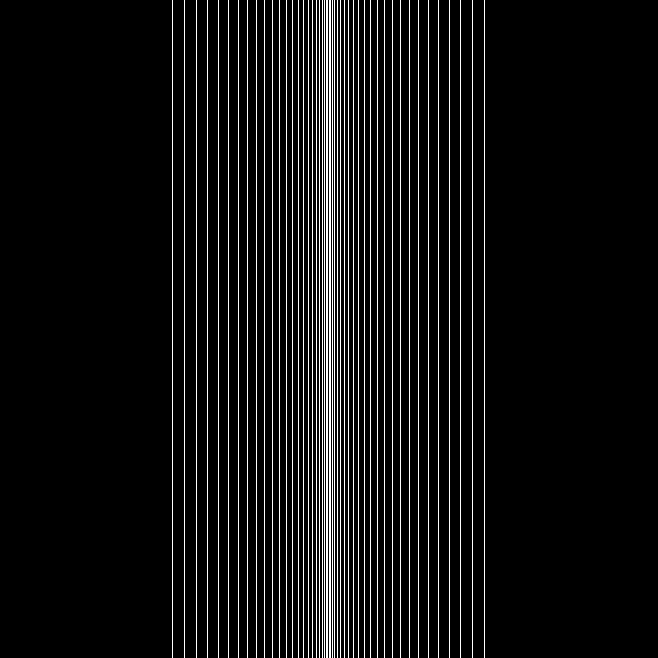
#> input picture data/GTs/AASS.png, 658 x 658 px
$ python -i line_profile_resolution.py   (imports and definitions only)
#> lines starting #> are read from the running program, lines starting #| are printed output that depends on the picture; after the words box and inside, x2 and y2 are one past the last pixel; in counts of white or black regions, pixels touching at a corner belong together
"""
line_profile_resolution.py

Two ways to measure resolution from a microscopy image, as commonly reported
in super-resolution papers:

1. LINE PROFILE (local): click two points across a point source (PSF) or
   across two adjacent structures, fit Gaussian(s) to the intensity profile,
   and report FWHM or peak separation. Interactive class: InteractiveLineProfiler.

2. FRC - Fourier Ring Correlation (global, whole-image): compares two
   independent images/reconstructions of the same field of view in Fourier
   space and reports the spatial frequency beyond which they no longer agree.
   See the module docstring of compute_frc() for the theory. Convenience
   function: measure_frc().

Requirements: numpy, torch, scipy, matplotlib, Pillow (and tifffile for .tif)

--------------------------------------------------------------------------
JUPYTER NOTEBOOK USAGE (interactive line profile)
--------------------------------------------------------------------------
    # In the first cell (only needed once per kernel):
    #   pip install ipympl
    %matplotlib widget

    from line_profile_resolution import load_image, InteractiveLineProfiler
    from pathlib import Path

    img = load_image(Path("cell.tif"))

    lp = InteractiveLineProfiler(img, mode="single-peak", pixel_size=100, unit="nm")
    lp.show()

    # -> A figure appears. Click two points on the LEFT panel to define the
    #    line (e.g. across a bead, or across two adjacent puncta).
    # -> Click "Measure". The fit + FWHM (or peak separation) appear on the
    #    RIGHT panel and are printed below the cell.
    # -> Click "Reset" to clear your points and pick a new line.
    # -> Results are always available afterwards as a dict: lp.results

    # For two adjacent structures instead of a single bead:
    lp2 = InteractiveLineProfiler(img, mode="two-peak", pixel_size=100, unit="nm")
    lp2.show()

If %matplotlib widget doesn't work (ipympl not installed / older Jupyter),
`%matplotlib notebook` is a (deprecated but often still working) fallback.
Plain `%matplotlib inline` will NOT work - it produces static, non-clickable
figures.

--------------------------------------------------------------------------
JUPYTER / SCRIPT USAGE (FRC, whole-image resolution)
--------------------------------------------------------------------------
    from line_profile_resolution import load_image, measure_frc
    from pathlib import Path

    img = load_image(Path("cell.tif"))

    # If you only have one image, it will be split into two independent
    # noisy realizations for you (see random_split_image for caveats):
    freq, frc_curve, resolution = measure_frc(img, pixel_size=100, unit="nm")

    # If you have two genuinely independent reconstructions of the same
    # field of view (e.g. odd/even-frame reconstructions from an SMLM
    # movie), pass both - this is the more rigorous option:
    img_odd  = load_image(Path("recon_odd_frames.tif"))
    img_even = load_image(Path("recon_even_frames.tif"))
    freq, frc_curve, resolution = measure_frc(img_odd, img_even, pixel_size=100, unit="nm")

--------------------------------------------------------------------------
COMMAND-LINE USAGE (non-interactive, for scripting/batch use)
--------------------------------------------------------------------------
    # Line profile with explicit coordinates:
    python line_profile_resolution.py line --image cell.tif --p1 120,80 --p2 180,80 \
        --mode single-peak --pixel-size 100 --unit nm

    # FRC from a single image (auto-split):
    python line_profile_resolution.py frc --image cell.tif --pixel-size 100 --unit nm

    # FRC from two independent images:
    python line_profile_resolution.py frc --image recon_odd.tif --image2 recon_even.tif \
        --pixel-size 100 --unit nm
"""

import argparse
from pathlib import Path

import matplotlib.pyplot as plt
import numpy as np
import torch
from matplotlib.widgets import Button
from scipy.optimize import curve_fit

# ---------------------------------------------------------------------------
# Image loading
# ---------------------------------------------------------------------------

# [65 lines left out: functions load_image, extract_line_profile, not called in this run]


# ---------------------------------------------------------------------------
# Gaussian fitting
# ---------------------------------------------------------------------------

def gaussian(x, amp, mu, sigma, offset):
    return offset + amp * np.exp(-0.5 * ((x - mu) / sigma) ** 2)


# [6 lines left out: function two_gaussians, not called in this run]


def fwhm_from_sigma(sigma):
    return 2.0 * np.sqrt(2.0 * np.log(2)) * sigma


# [36 lines left out: functions fit_single_peak, fit_two_peaks, not called in this run]


# ---------------------------------------------------------------------------
# Interactive line profiler (Jupyter / any interactive matplotlib backend)
# ---------------------------------------------------------------------------

class InteractiveLineProfiler:
    """
    Click-to-select line profile tool.

    Instantiate with an image, call .show(), click two points on the left
    panel, then click "Measure". See module docstring for a full example.
    """

    # [120 lines left out: functions __init__, show, _on_click, _on_reset, _on_measure, not called in this run]


# ---------------------------------------------------------------------------
# FRC - Fourier Ring Correlation (whole-image resolution)
# ---------------------------------------------------------------------------
#
# FRC compares two statistically INDEPENDENT images (or reconstructions) of
# the SAME underlying sample, in Fourier space, ring by ring (i.e. shell by
# shell of constant spatial frequency). At low spatial frequencies (coarse
# features) both images agree well because real signal dominates, so the
# correlation is close to 1. At high spatial frequencies (fine detail) the
# two images increasingly disagree because each has its own independent
# noise, so the correlation decays toward 0. The spatial frequency at which
# the FRC curve drops below a fixed threshold (1/7 is the standard criterion
# introduced for SMLM/super-resolution by Nieuwenhuizen et al. 2013,
# Nat. Methods) is taken as the resolution limit: beyond that frequency,
# apparent detail is not reproducible between independent measurements and
# is therefore considered noise rather than real structure. The resolution
# value reported is 1 / (that spatial frequency), in the same physical units
# as pixel_size.
#
# Unlike a line-profile FWHM, FRC uses information from the entire image and
# does not require you to find an isolated point source or a pair of
# adjacent features - which is why it's become the standard whole-image
# resolution metric in recent SMLM/STORM/PALM papers. Its main requirement
# is that you have two genuinely independent realizations of the same
# field of view (e.g. reconstructions from odd vs even frames of an SMLM
# movie, or two independent acquisitions). If you only have a single image,
# random_split_image() below gives an approximate substitute.
# ---------------------------------------------------------------------------

def _spatial_frequency_grid(shape, pixel_size=1.0):
    H, W = shape
    fy = np.fft.fftfreq(H, d=pixel_size)
    fx = np.fft.fftfreq(W, d=pixel_size)
    FX, FY = np.meshgrid(fx, fy)
    return np.sqrt(FX ** 2 + FY ** 2)


def compute_frc(img1, img2, pixel_size=1.0, n_bins=None):
    """
    Compute the FRC curve between two independent images of the same field
    of view.

    Args:
        img1, img2: 2D arrays, same shape, independent realizations of the
            same underlying sample.
        pixel_size: physical size of one pixel (e.g. nm). Spatial frequency
            is then reported in cycles per that unit. Leave at 1.0 for
            frequency in cycles/pixel.
        n_bins: number of radial frequency bins. Defaults to min(H, W) // 2.

    Returns:
        spatial_freq: 1D array of spatial-frequency bin centers
        frc: 1D array of FRC values (unitless, ideally in [-1, 1] but noisy
            near 0 at high frequency)
    """
    if img1.shape != img2.shape:
        raise ValueError("img1 and img2 must have the same shape")

    F1 = np.fft.fft2(img1)
    F2 = np.fft.fft2(img2)

    freq_radius = _spatial_frequency_grid(img1.shape, pixel_size=pixel_size)

    # A square FFT grid only has full angular coverage of a CIRCLE out to the
    # Nyquist frequency (0.5/pixel_size); beyond that, only the four corner
    # regions contribute, each ring having very few samples. Those bins are
    # extremely noisy (can spuriously spike up or down) and aren't physically
    # meaningful, so we exclude them entirely rather than lump them into the
    # last bin.
    nyquist = 0.5 / pixel_size
    max_freq = nyquist

    H, W = img1.shape
    if n_bins is None:
        n_bins = min(H, W) // 2

    bin_edges = np.linspace(0, max_freq, n_bins + 1)
    bin_centers = 0.5 * (bin_edges[:-1] + bin_edges[1:])

    freq_flat = freq_radius.ravel()
    in_range = freq_flat <= nyquist

    bin_idx = np.digitize(freq_flat[in_range], bin_edges) - 1
    bin_idx = np.clip(bin_idx, 0, n_bins - 1)

    F1_flat = F1.ravel()[in_range]
    F2_flat = F2.ravel()[in_range]
    cross = np.real(F1_flat * np.conj(F2_flat))
    p1 = np.abs(F1_flat) ** 2
    p2 = np.abs(F2_flat) ** 2

    numerator = np.bincount(bin_idx, weights=cross, minlength=n_bins)
    denom1 = np.bincount(bin_idx, weights=p1, minlength=n_bins)
    denom2 = np.bincount(bin_idx, weights=p2, minlength=n_bins)

    with np.errstate(invalid="ignore", divide="ignore"):
        frc = numerator / np.sqrt(denom1 * denom2)

    return bin_centers, frc


def frc_resolution(spatial_freq, frc, threshold=1.0 / 7.0, min_consistent_bins=8):
    """
    Find the resolution (1 / spatial frequency, in the same units as
    1/pixel_size) at which the FRC curve drops below `threshold` and stays
    there for at least `min_consistent_bins` consecutive bins.

    threshold=1/7 (~0.143) is the fixed criterion from Nieuwenhuizen et al.
    2013 and the most common choice in recent super-resolution papers.

    This is deliberately NOT "stays below forever": even within the
    Nyquist-limited range compute_frc() now uses, the last few bins
    (thinnest rings, fewest samples) can still show a one-off noise spike
    above threshold without that being a real second crossing. If you see a
    real, SUSTAINED rise back above threshold rather than a brief spike (i.e.
    it persists for longer than min_consistent_bins), that's telling you
    something real (periodic/gridding artifacts, too few independent samples
    at high frequency, etc.) - don't just raise this parameter to hide it,
    look at the plot.
    """
    frc_smooth = np.copy(frc)
    if len(frc_smooth) > 5:
        kernel = np.ones(5) / 5
        frc_smooth = np.convolve(frc_smooth, kernel, mode="same")

    n = len(frc_smooth)
    below = frc_smooth < threshold
    window = max(1, min(min_consistent_bins, n))

    crossing_idx = None
    for i in range(n):
        w = min(window, n - i)
        if np.all(below[i : i + w]):
            crossing_idx = i
            break

    if crossing_idx is None or crossing_idx == 0:
        return None

    freq_at_crossing = spatial_freq[crossing_idx]
    if freq_at_crossing <= 0:
        return None
    return 1.0 / freq_at_crossing


def random_split_image(img, seed=None):
    """
    Split a single image into two statistically independent realizations by
    binomial thinning of each pixel's intensity (treated as photon/detector
    counts): each count is randomly assigned to image1 or image2 with 50/50
    probability.

    This is a convenience approximation for when you only have one image and
    no independent repeat acquisition or odd/even-frame split. It assumes
    pixel values are roughly proportional to photon counts (true for raw,
    reasonably low-noise-floor camera data; less accurate for images that
    have already been heavily processed/denoised/deconvolved). For a
    rigorous FRC in SMLM, prefer splitting the raw localization list (or
    frames) into two halves and reconstructing each independently.
    """
    rng = np.random.default_rng(seed)
    img_nonneg = np.clip(img, 0, None)
    counts = np.round(img_nonneg).astype(np.int64)
    img1 = rng.binomial(counts, 0.5).astype(np.float32)
    img2 = (counts - img1).astype(np.float32)
    return img1, img2


def measure_frc(img1, img2=None, pixel_size=None, unit="nm",
                 threshold=1.0 / 7.0, min_consistent_bins=8, out=None, seed=None):
    """
    Compute, plot, and report FRC resolution.

    If img2 is None, img1 is split via random_split_image (see its docstring
    for caveats). Otherwise img1 and img2 should be two independent
    reconstructions of the same field of view.

    min_consistent_bins: see frc_resolution() - how many consecutive bins the
    curve must stay below `threshold` for before that's accepted as the
    resolution crossing (guards against a single noisy high-frequency bin
    triggering, or invalidating, a crossing).

    Returns:
        spatial_freq, frc, resolution (resolution is None if the curve never
        reliably crosses the threshold, e.g. because the images are too
        noisy or too small)
    """
    if img2 is None:
        img1_split, img2_split = random_split_image(img1, seed=seed)
    else:
        img1_split, img2_split = img1, img2

    px = pixel_size if pixel_size is not None else 1.0
    unit_label = unit if pixel_size is not None else "px"

    spatial_freq, frc = compute_frc(img1_split, img2_split, pixel_size=px)
    resolution = frc_resolution(spatial_freq, frc, threshold=threshold,
                                 min_consistent_bins=min_consistent_bins)

    fig, ax = plt.subplots(figsize=(6, 5))
    ax.plot(spatial_freq, frc, "k-", label="FRC")
    diffraction_limit_nm = 220
    diffraction_freq = 1 / diffraction_limit_nm
    plt.axvline(diffraction_freq, color='gray', linestyle=':', label=f'Abbe limit ({diffraction_limit_nm} nm)')
    ax.axhline(threshold, color="r", linestyle="--", label=f"threshold ({threshold:.3f})")
    if resolution is not None:
        freq_at_res = 1.0 / resolution
        ax.axvline(freq_at_res, color="b", linestyle="--",
                   label=f"resolution = {resolution:.1f} {unit_label}")
    ax.set_xlabel(f"Spatial frequency (cycles/{unit_label})")
    ax.set_ylabel("FRC")
    ax.set_ylim(-0.1, 1.05)
    ax.legend()
    ax.set_title("Fourier Ring Correlation")

    plt.tight_layout()
    if out:
        plt.savefig(out, dpi=200)
        print(f"Saved FRC plot to {out}")
    else:
        plt.show()

    if resolution is not None:
        print(f"FRC resolution estimate: {resolution:.2f} {unit_label}")
    else:
        print("Could not determine a reliable FRC resolution crossing "
              "(curve never drops below threshold and stays there).")

    return spatial_freq, frc, resolution


# ---------------------------------------------------------------------------
# Command-line interface (non-interactive; for scripting/batch use)
# ---------------------------------------------------------------------------

def parse_point(s):
    x, y = s.split(",")
    return float(x), float(y)


# [257 lines left out: functions _draw_line_location, _make_aspect_matched_figure, _square_crop_around_line, _add_corner_zoom_inset, _run_line_cli, _run_frc_cli and 1 more, not called in this run]


# [2 lines not run here, left out]

>>> import cv2
>>> picture = cv2.imread('../../data/GTs/AASS.png', cv2.IMREAD_GRAYSCALE)
#> picture: shape (658, 658); 7.3% white in thin lines or dots, all inside (x1, y1, x2, y2) = (172, 0, 485, 658)
>>> result = measure_frc(picture)
#> in random_split_image, `img1 = rng.binomial(counts, 0.5).astype(np.float32)`:
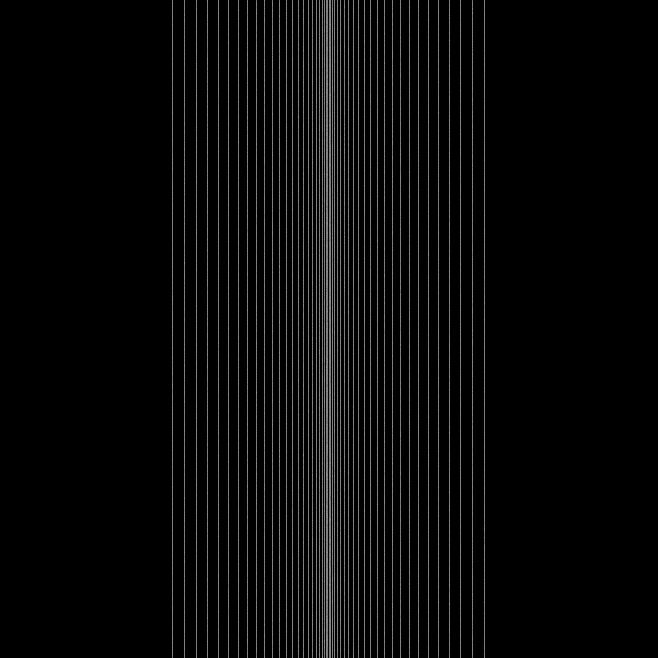
#> img1: shape (658, 658) float32; min 0, max 162, mean 9.3
#> in compute_frc, `numerator = np.bincount(bin_idx, weights=cross, minlength=n_bins)`: numerator = 329 values, max 1.93e+13 at index 1, min -3.52e+09 at index 322, mean 6.74e+11
#> in compute_frc, `denom1 = np.bincount(bin_idx, weights=p1, minlength=n_bins)`: denom1 = 329 values, max 1.93e+13 at index 1, min 705751919.6 at index 40, mean 6.77e+11
#> in compute_frc, `denom2 = np.bincount(bin_idx, weights=p2, minlength=n_bins)`: denom2 = 329 values, max 1.93e+13 at index 1, min 702655031.2 at index 40, mean 6.79e+11
#> in compute_frc, `frc = numerator / np.sqrt(denom1 * denom2)`: frc = 329 values, max 1 at index 0, min -0.993 at index 200, mean 0.875
#> in measure_frc, `spatial_freq, frc = compute_frc(img1_split, img2_split, pixel_size=px)`: spatial_freq = 329 values from 0.00076 to 0.499
#> in frc_resolution, `frc_smooth = np.copy(frc)`: frc_smooth has the same summary as frc in compute_frc
#> in frc_resolution, `frc_smooth = np.convolve(frc_smooth, kernel, mode="same")`: frc_smooth = 329 values, max 1 at index 2, min 0.199 at index 225, mean 0.872
#> in frc_resolution, `n = len(frc_smooth)`: n = 329
#> in frc_resolution, `window = max(1, min(min_consistent_bins, n))`: window = 8
#> in measure_frc, `plt.show()`:
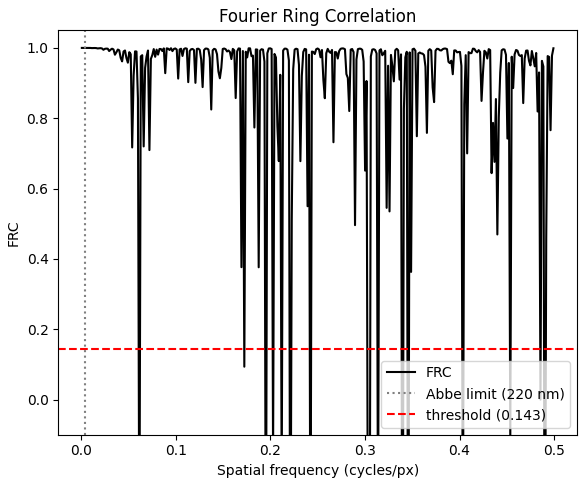
#> figure drawn by matplotlib, 1 panel; curve peaks at x = 0.00076, y = 1
